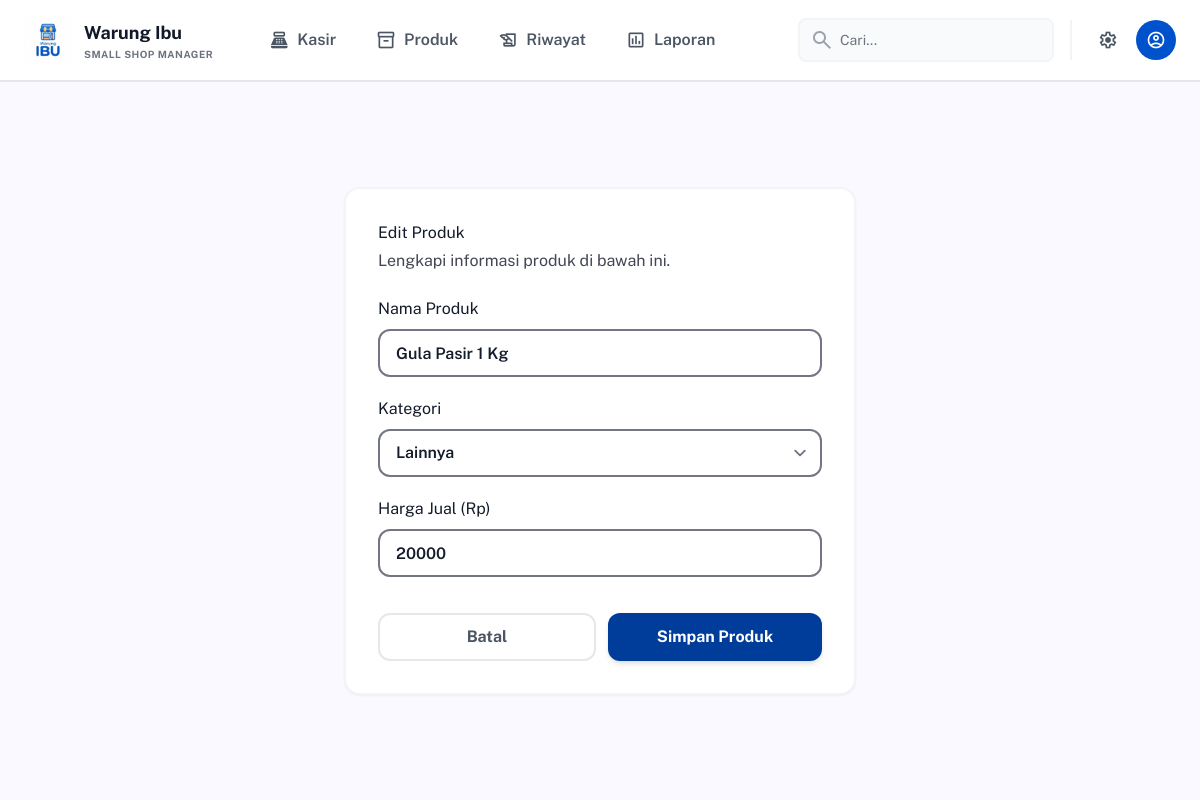
Screenshot of /produk/edit/6/ with the database file from the repository.
### core/models.py (models this page shows, shortened)
class Produk(models.Model):
    KATEGORI_CHOICES = (
        ('makanan', 'Makanan'),
        ('minuman', 'Minuman'),
        ('lainnya', 'Lainnya'),
    )
    nama = models.CharField(max_length=100)
    harga = models.DecimalField(max_digits=10, decimal_places=0)
    kategori = models.CharField(max_length=50, choices=KATEGORI_CHOICES, default='lainnya')

### core/views.py (the view)
# urls.py: path('produk/edit/<int:pk>/', views.edit_produk, name='edit_produk'),
@never_cache
def edit_produk(request, pk):
    produk = get_object_or_404(Produk, pk=pk)
    if request.method == 'POST':
        produk.nama = request.POST.get('nama')
        produk.kategori = request.POST.get('kategori')
        produk.harga = request.POST.get('harga')
        produk.save()
        return redirect('produk')
    return render(request, 'produk_form.html', {'title': 'Edit Produk', 'produk': produk})

### templates/produk_form.html (shortened to what this page needs)
{% extends 'base.html' %}
{% block content %}
<div class="flex-1 overflow-y-auto p-4 sm:p-8 bg-surface flex items-center justify-center">
    <div class="w-full max-w-lg bg-white p-8 rounded-2xl shadow-sm border-2 border-gray-100">
        <div class="mb-6">
            <h1 class="font-headline-lg text-on-surface">{{ title }}</h1>
            <p class="text-on-surface-variant font-body-md mt-1">Lengkapi informasi produk di bawah ini.</p>
        </div>
        <form method="POST" class="space-y-5">
            <div>
                <label class="block font-label-lg mb-2 text-on-surface">Nama Produk</label>
                <input type="text" name="nama" value="{{ produk.nama }}" required class="w-full h-12 px-4 rounded-xl border-2 border-outline focus:border-primary focus:ring-0 font-semibold transition-all">
            </div>
            <div>
                <label class="block font-label-lg mb-2 text-on-surface">Kategori</label>
                <select name="kategori" required class="w-full h-12 px-4 rounded-xl border-2 border-outline focus:border-primary focus:ring-0 font-semibold transition-all">
                    <option value="lainnya" {% if produk.kategori == 'lainnya' %}selected{% endif %}>Lainnya</option>
                </select>
            </div>
            <div>
                <label class="block font-label-lg mb-2 text-on-surface">Harga Jual (Rp)</label>
                <input type="number" name="harga" value="{{ produk.harga|floatformat:0 }}" required min="0" step="100" class="w-full h-12 px-4 rounded-xl border-2 border-outline focus:border-primary focus:ring-0 font-semibold transition-all">
            </div>
            <div class="pt-4 flex gap-3">
                <a href="{% url 'produk' %}" class="flex-1 h-12 flex items-center justify-center rounded-xl font-bold border-2 border-gray-200 text-gray-600 hover:bg-gray-50 transition-all">Batal</a>
                <button type="submit" class="flex-1 h-12 flex items-center justify-center rounded-xl font-bold bg-primary text-white hover:brightness-110 active:scale-95 transition-all shadow-md">Simpan Produk</button>
            </div>
        </form>
    </div>
</div>
{% endblock %}

### templates/base.html (style rules this page uses)
body { font-family: "Public Sans", sans-serif; }

### rows the page displays
Produk: nama "Gula Pasir 1 Kg", kategori "Lainnya", harga "20000"

### other values shown
{{ title }} "Edit Produk"
